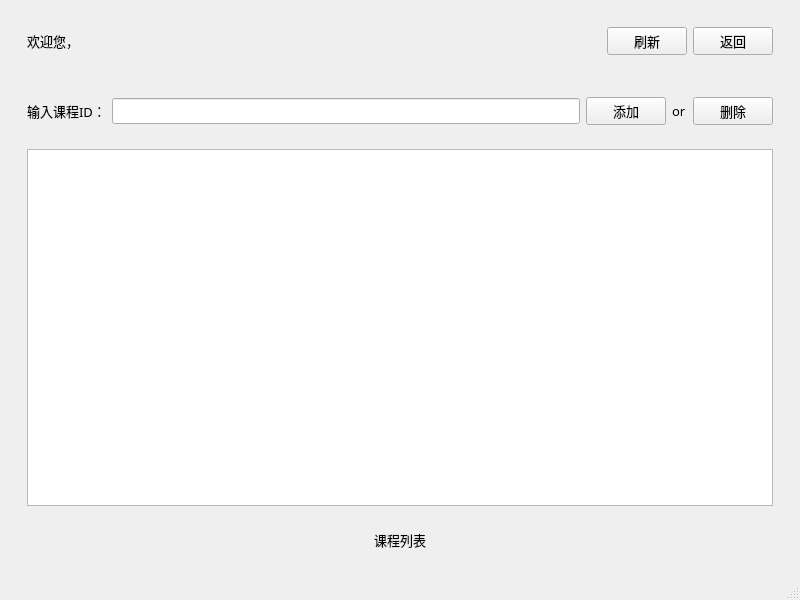
<?xml version="1.0" encoding="UTF-8"?>
<ui version="4.0">
 <class>Tea_teachLessions</class>
 <widget class="QMainWindow" name="Tea_teachLessions">
  <property name="geometry">
   <rect>
    <x>0</x>
    <y>0</y>
    <width>800</width>
    <height>600</height>
   </rect>
  </property>
  <property name="font">
   <font>
    <family>楷体</family>
    <pointsize>10</pointsize>
   </font>
  </property>
  <property name="windowTitle">
   <string>授课页面</string>
  </property>
  <widget class="QWidget" name="centralwidget">
   <layout class="QGridLayout" name="gridLayout">
    <item row="0" column="0">
     <widget class="QWidget" name="widget_3" native="true">
      <layout class="QVBoxLayout" name="verticalLayout">
       <item>
        <widget class="QWidget" name="widget" native="true">
         <layout class="QHBoxLayout" name="horizontalLayout">
          <item>
           <widget class="QLabel" name="label">
            <property name="text">
             <string>欢迎您，</string>
            </property>
           </widget>
          </item>
          <item>
           <widget class="QLabel" name="label_2">
            <property name="text">
             <string/>
            </property>
           </widget>
          </item>
         </layout>
        </widget>
       </item>
      </layout>
     </widget>
    </item>
    <item row="0" column="1">
     <spacer name="horizontalSpacer_9">
      <property name="orientation">
       <enum>Qt::Horizontal</enum>
      </property>
      <property name="sizeHint" stdset="0">
       <size>
        <width>284</width>
        <height>20</height>
       </size>
      </property>
     </spacer>
    </item>
    <item row="0" column="2">
     <widget class="QWidget" name="widget_8" native="true">
      <layout class="QHBoxLayout" name="horizontalLayout_5">
       <item>
        <spacer name="horizontalSpacer_5">
         <property name="orientation">
          <enum>Qt::Horizontal</enum>
         </property>
         <property name="sizeHint" stdset="0">
          <size>
           <width>40</width>
           <height>20</height>
          </size>
         </property>
        </spacer>
       </item>
       <item>
        <widget class="QWidget" name="widget_2" native="true">
         <layout class="QHBoxLayout" name="horizontalLayout_2">
          <item>
           <spacer name="horizontalSpacer">
            <property name="orientation">
             <enum>Qt::Horizontal</enum>
            </property>
            <property name="sizeHint" stdset="0">
             <size>
              <width>40</width>
              <height>20</height>
             </size>
            </property>
           </spacer>
          </item>
          <item>
           <widget class="QPushButton" name="pushButton_4">
            <property name="text">
             <string>刷新</string>
            </property>
           </widget>
          </item>
          <item>
           <widget class="QPushButton" name="pushButton">
            <property name="text">
             <string>返回</string>
            </property>
           </widget>
          </item>
         </layout>
        </widget>
       </item>
      </layout>
     </widget>
    </item>
    <item row="1" column="0" colspan="3">
     <widget class="QWidget" name="widget_6" native="true">
      <layout class="QVBoxLayout" name="verticalLayout_3">
       <item>
        <widget class="QWidget" name="widget_7" native="true">
         <layout class="QHBoxLayout" name="horizontalLayout_4">
          <item>
           <widget class="QLabel" name="label_4">
            <property name="text">
             <string>输入课程ID：</string>
            </property>
           </widget>
          </item>
          <item>
           <widget class="QLineEdit" name="courseid0"/>
          </item>
          <item>
           <widget class="QPushButton" name="pushButton_2">
            <property name="text">
             <string>添加</string>
            </property>
           </widget>
          </item>
          <item>
           <widget class="QLabel" name="label_5">
            <property name="text">
             <string>or</string>
            </property>
           </widget>
          </item>
          <item>
           <widget class="QPushButton" name="pushButton_3">
            <property name="text">
             <string>删除</string>
            </property>
           </widget>
          </item>
         </layout>
        </widget>
       </item>
       <item>
        <widget class="QWidget" name="widget_4" native="true">
         <layout class="QVBoxLayout" name="verticalLayout_2">
          <item>
           <widget class="QTableView" name="tableView">
            <property name="minimumSize">
             <size>
              <width>746</width>
              <height>329</height>
             </size>
            </property>
           </widget>
          </item>
         </layout>
        </widget>
       </item>
       <item>
        <widget class="QWidget" name="widget_5" native="true">
         <layout class="QHBoxLayout" name="horizontalLayout_3">
          <item>
           <spacer name="horizontalSpacer_3">
            <property name="orientation">
             <enum>Qt::Horizontal</enum>
            </property>
            <property name="sizeHint" stdset="0">
             <size>
              <width>40</width>
              <height>20</height>
             </size>
            </property>
           </spacer>
          </item>
          <item>
           <widget class="QLabel" name="label_3">
            <property name="text">
             <string>课程列表</string>
            </property>
           </widget>
          </item>
          <item>
           <spacer name="horizontalSpacer_4">
            <property name="orientation">
             <enum>Qt::Horizontal</enum>
            </property>
            <property name="sizeHint" stdset="0">
             <size>
              <width>40</width>
              <height>20</height>
             </size>
            </property>
           </spacer>
          </item>
         </layout>
        </widget>
       </item>
      </layout>
     </widget>
    </item>
   </layout>
  </widget>
  <widget class="QMenuBar" name="menubar">
   <property name="geometry">
    <rect>
     <x>0</x>
     <y>0</y>
     <width>800</width>
     <height>26</height>
    </rect>
   </property>
  </widget>
  <widget class="QStatusBar" name="statusbar"/>
 </widget>
 <resources/>
 <connections/>
</ui>
